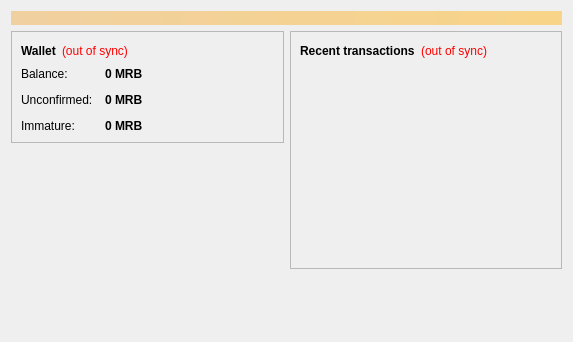
<?xml version="1.0" encoding="UTF-8"?>
<ui version="4.0">
 <class>OverviewPage</class>
 <widget class="QWidget" name="OverviewPage">
  <property name="geometry">
   <rect>
    <x>0</x>
    <y>0</y>
    <width>573</width>
    <height>342</height>
   </rect>
  </property>
  <property name="windowTitle">
   <string>Form</string>
  </property>
  <layout class="QVBoxLayout" name="topLayout">
   <item>
    <widget class="QLabel" name="labelAlerts">
     <property name="visible">
      <bool>false</bool>
     </property>
     <property name="styleSheet">
      <string notr="true">background-color: qlineargradient(x1: 0, y1: 0, x2: 1, y2: 0, stop:0 #F0D0A0, stop:1 #F8D488); color:#000000;</string>
     </property>
     <property name="wordWrap">
      <bool>true</bool>
     </property>
     <property name="margin">
      <number>3</number>
     </property>
    </widget>
   </item>
   <item>
    <layout class="QHBoxLayout" name="horizontalLayout" stretch="1,1">
     <item>
      <layout class="QVBoxLayout" name="verticalLayout_2">
       <item>
        <widget class="QFrame" name="frame">
         <property name="frameShape">
          <enum>QFrame::StyledPanel</enum>
         </property>
         <property name="frameShadow">
          <enum>QFrame::Raised</enum>
         </property>
         <layout class="QVBoxLayout" name="verticalLayout_4">
          <item>
           <layout class="QHBoxLayout" name="horizontalLayout_4">
            <item>
             <widget class="QLabel" name="label_5">
              <property name="font">
               <font>
                <weight>75</weight>
                <bold>true</bold>
               </font>
              </property>
              <property name="text">
               <string>Wallet</string>
              </property>
             </widget>
            </item>
            <item>
             <widget class="QLabel" name="labelWalletStatus">
              <property name="toolTip">
               <string>The displayed information may be out of date. Your wallet automatically synchronizes with the Marble network after a connection is established, but this process has not completed yet.</string>
              </property>
              <property name="styleSheet">
               <string notr="true">QLabel { color: red; }</string>
              </property>
              <property name="text">
               <string notr="true">(out of sync)</string>
              </property>
              <property name="alignment">
               <set>Qt::AlignLeading|Qt::AlignLeft|Qt::AlignVCenter</set>
              </property>
             </widget>
            </item>
            <item>
             <spacer name="horizontalSpacer_2">
              <property name="orientation">
               <enum>Qt::Horizontal</enum>
              </property>
              <property name="sizeHint" stdset="0">
               <size>
                <width>40</width>
                <height>20</height>
               </size>
              </property>
             </spacer>
            </item>
           </layout>
          </item>
          <item>
           <layout class="QFormLayout" name="formLayout_2">
            <property name="fieldGrowthPolicy">
             <enum>QFormLayout::AllNonFixedFieldsGrow</enum>
            </property>
            <property name="horizontalSpacing">
             <number>12</number>
            </property>
            <property name="verticalSpacing">
             <number>12</number>
            </property>
            <item row="0" column="0">
             <widget class="QLabel" name="label">
              <property name="text">
               <string>Balance:</string>
              </property>
             </widget>
            </item>
            <item row="0" column="1">
             <widget class="QLabel" name="labelBalance">
              <property name="font">
               <font>
                <weight>75</weight>
                <bold>true</bold>
               </font>
              </property>
              <property name="cursor">
               <cursorShape>IBeamCursor</cursorShape>
              </property>
              <property name="toolTip">
               <string>Your current balance</string>
              </property>
              <property name="text">
               <string notr="true">0 MRB</string>
              </property>
              <property name="textInteractionFlags">
               <set>Qt::LinksAccessibleByMouse|Qt::TextSelectableByKeyboard|Qt::TextSelectableByMouse</set>
              </property>
             </widget>
            </item>
            <item row="1" column="0">
             <widget class="QLabel" name="label_3">
              <property name="text">
               <string>Unconfirmed:</string>
              </property>
             </widget>
            </item>
            <item row="1" column="1">
             <widget class="QLabel" name="labelUnconfirmed">
              <property name="font">
               <font>
                <weight>75</weight>
                <bold>true</bold>
               </font>
              </property>
              <property name="cursor">
               <cursorShape>IBeamCursor</cursorShape>
              </property>
              <property name="toolTip">
               <string>Total of transactions that have yet to be confirmed, and do not yet count toward the current balance</string>
              </property>
              <property name="text">
               <string notr="true">0 MRB</string>
              </property>
              <property name="textInteractionFlags">
               <set>Qt::LinksAccessibleByMouse|Qt::TextSelectableByKeyboard|Qt::TextSelectableByMouse</set>
              </property>
             </widget>
            </item>
            <item row="2" column="0">
             <widget class="QLabel" name="labelImmatureText">
              <property name="text">
               <string>Immature:</string>
              </property>
             </widget>
            </item>
            <item row="2" column="1">
             <widget class="QLabel" name="labelImmature">
              <property name="font">
               <font>
                <weight>75</weight>
                <bold>true</bold>
               </font>
              </property>
              <property name="toolTip">
               <string>Mined balance that has not yet matured</string>
              </property>
              <property name="text">
               <string notr="true">0 MRB</string>
              </property>
              <property name="textInteractionFlags">
               <set>Qt::LinksAccessibleByMouse|Qt::TextSelectableByKeyboard|Qt::TextSelectableByMouse</set>
              </property>
             </widget>
            </item>
           </layout>
          </item>
         </layout>
        </widget>
       </item>
       <item>
        <spacer name="verticalSpacer">
         <property name="orientation">
          <enum>Qt::Vertical</enum>
         </property>
         <property name="sizeHint" stdset="0">
          <size>
           <width>20</width>
           <height>40</height>
          </size>
         </property>
        </spacer>
       </item>
      </layout>
     </item>
     <item>
      <layout class="QVBoxLayout" name="verticalLayout_3">
       <item>
        <widget class="QFrame" name="frame_2">
         <property name="frameShape">
          <enum>QFrame::StyledPanel</enum>
         </property>
         <property name="frameShadow">
          <enum>QFrame::Raised</enum>
         </property>
         <layout class="QVBoxLayout" name="verticalLayout">
          <item>
           <layout class="QHBoxLayout" name="horizontalLayout_2">
            <item>
             <widget class="QLabel" name="label_4">
              <property name="text">
               <string>&lt;b&gt;Recent transactions&lt;/b&gt;</string>
              </property>
             </widget>
            </item>
            <item>
             <widget class="QLabel" name="labelTransactionsStatus">
              <property name="toolTip">
               <string>The displayed information may be out of date. Your wallet automatically synchronizes with the Marble network after a connection is established, but this process has not completed yet.</string>
              </property>
              <property name="styleSheet">
               <string notr="true">QLabel { color: red; }</string>
              </property>
              <property name="text">
               <string notr="true">(out of sync)</string>
              </property>
              <property name="alignment">
               <set>Qt::AlignRight|Qt::AlignTrailing|Qt::AlignVCenter</set>
              </property>
             </widget>
            </item>
            <item>
             <spacer name="horizontalSpacer">
              <property name="orientation">
               <enum>Qt::Horizontal</enum>
              </property>
              <property name="sizeHint" stdset="0">
               <size>
                <width>40</width>
                <height>20</height>
               </size>
              </property>
             </spacer>
            </item>
           </layout>
          </item>
          <item>
           <widget class="QListView" name="listTransactions">
            <property name="styleSheet">
             <string notr="true">QListView { background: transparent; }</string>
            </property>
            <property name="frameShape">
             <enum>QFrame::NoFrame</enum>
            </property>
            <property name="verticalScrollBarPolicy">
             <enum>Qt::ScrollBarAlwaysOff</enum>
            </property>
            <property name="horizontalScrollBarPolicy">
             <enum>Qt::ScrollBarAlwaysOff</enum>
            </property>
            <property name="selectionMode">
             <enum>QAbstractItemView::NoSelection</enum>
            </property>
           </widget>
          </item>
         </layout>
        </widget>
       </item>
       <item>
        <spacer name="verticalSpacer_2">
         <property name="orientation">
          <enum>Qt::Vertical</enum>
         </property>
         <property name="sizeHint" stdset="0">
          <size>
           <width>20</width>
           <height>40</height>
          </size>
         </property>
        </spacer>
       </item>
      </layout>
     </item>
    </layout>
   </item>
  </layout>
 </widget>
 <resources/>
 <connections/>
</ui>
